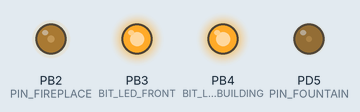
Simulated run of this program. Board: ATtiny2313, built with avr-gcc and emulated at 1 MHz. Shown: output pins drawn as LEDs (lit = HIGH).

Above: at 0.15 s.
At 4.97 s:
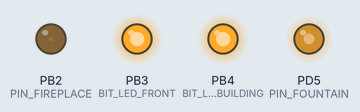
At 9.8 s:
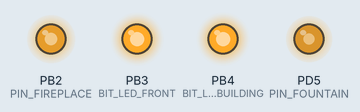
At 20.05 s:
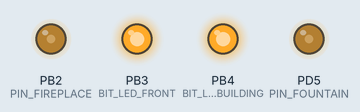
At 29.4 s:
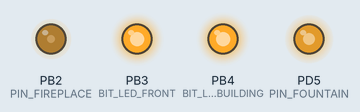
At 39.65 s:
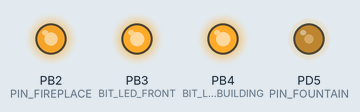
Timing chart, 0 to 40.0 s (numbered marks = the images above):
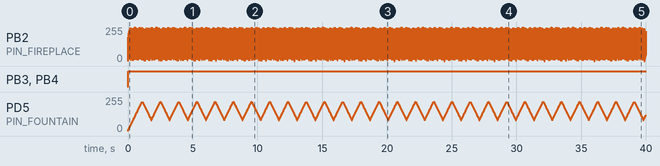

Measured:
- by itself, PB2 (PIN_FIREPLACE): moves between 0/255 and 254/255, repeating every 1.3 s
- by itself, PB3 (BIT_LED_FRONT), PB4 (BIT_LED_BUILDING): LOW → HIGH at 0.00 s

The program:

main.c
```c
/*
 */

#include "cabin.h"
#include "fireplace.h"
#include "fountain.h"
#include "timer0.h"
#include <avr/io.h>
#include <util/delay.h>

/*
 * Hardware Schematic
 *  LED Fireplace           PB2 (OC0A)
 *  LED Fountain            PD5 (OC0B)
 *  LED Cabin Front         PB3 (OC1A)
 *  LED Cabin Building      PB4 (OC1B)
 */

/*******************************************************************************
 * initializes all modules
 *
 * @param   none
 *
 * @return  none
 *
 ******************************************************************************/
void init()
{
	timer0_init();
	fireplace_init();
	fountain_init();
	cabin_init();
}

/*******************************************************************************
 * the main function
 *
 * @param   none
 *
 * @return  none
 *
 ******************************************************************************/
int main(void)
{
	init();

	cabin_light_building(1);
	cabin_light_front(1);

	while (1) {
		timer0_setA(fireplace_burn());
		timer0_setB(fountain_shine());
		_delay_ms(10);
	}

	return 0;
}
```

cabin.c
```c
#include "cabin.h"

#define DDR_LED_FRONT DDRB
#define PORT_LED_FRONT PORTB
#define BIT_LED_FRONT PB3

#define DDR_LED_BUILDING DDRB
#define PORT_LED_BUILDING PORTB
#define BIT_LED_BUILDING PB4

/*******************************************************************************
 * initializes the I/Os
 *
 * @param   none
 *
 * @return  none
 *
 ******************************************************************************/
void cabin_init()
{
	DDR_LED_FRONT |= (1 << BIT_LED_FRONT);
	PORT_LED_FRONT |= (1 << BIT_LED_FRONT);

	DDR_LED_BUILDING |= (1 << BIT_LED_BUILDING);
	PORT_LED_BUILDING |= (1 << BIT_LED_BUILDING);
}

/*******************************************************************************
 * turns the led in the front on/off
 *
 * @param   on      1   turn the led on
 *                  0   turn the led off
 *
 * @return  none
 *
 ******************************************************************************/
void cabin_light_front(uint8_t on)
{
	if (on)
		PORT_LED_FRONT |= (1 << BIT_LED_FRONT);
	else
		PORT_LED_FRONT &= ~(1 << BIT_LED_FRONT);
}

/*******************************************************************************
 * turns the led in the building on/off
 *
 * @param   on      1   turn the led on
 *                  0   turn the led off
 *
 * @return  none
 *
 ******************************************************************************/
void cabin_light_building(uint8_t on)
{
	if (on)
		PORT_LED_BUILDING |= (1 << BIT_LED_BUILDING);
	else
		PORT_LED_BUILDING &= ~(1 << BIT_LED_BUILDING);
}
```

cabin.h
```c
#ifndef CABIN_H_INCLUDED
#define CABIN_H_INCLUDED

#include <avr/io.h>

void cabin_init();
void cabin_light_front(uint8_t on);
void cabin_light_building(uint8_t on);

#endif // CABIN_H_INCLUDED
```

fireplace.c
```c
#include <avr/io.h>

#define DDR_FIREPLACE DDRB
#define PORT_FIREPLACE PORTB
#define PIN_FIREPLACE PB2

/*******************************************************************************
 * initializes the I/Os
 *
 * @param   none
 *
 * @return  none
 *
 ******************************************************************************/
void fireplace_init()
{
	DDR_FIREPLACE |= (1 << PIN_FIREPLACE);
	PORT_FIREPLACE &= ~(1 << PIN_FIREPLACE);
}

/*******************************************************************************
 * simulates the burning fire and returns its current power
 *
 * the power of the fire will be jumping between 0 and 255 with every call of
 * this function. Through this, the brightness will create a flickering effect
 * which a real fire has.
 *
 * @param   none
 *
 * @return  the power of the fire between 0 (out) and 255 (brightest)
 *
 ******************************************************************************/
uint8_t fireplace_burn()
{
	static uint8_t power = 0;

	power += 90;

	return power;
}
```

fireplace.h
```c
#ifndef FIREPLACE_H_INCLUDED
#define FIREPLACE_H_INCLUDED

void    fireplace_init();
uint8_t fireplace_burn();

#endif // FIREPLACE_H_INCLUDED
```

fountain.c
```c
#include <avr/io.h>

#define DDR_FOUNTAIN DDRD
#define PORT_FOUNTAIN PORTD
#define PIN_FOUNTAIN PD5

/*******************************************************************************
 * initializes the I/Os
 *
 * @param   none
 *
 * @return  none
 *
 ******************************************************************************/
void fountain_init()
{
	DDR_FOUNTAIN |= (1 << PIN_FOUNTAIN);
	PORT_FOUNTAIN &= ~(1 << PIN_FOUNTAIN);
}

/*******************************************************************************
 * simulates the shining water of the fountain
 *
 * changes the brightness smoothly between 0 and 255
 *
 * @param   none
 *
 * @return  the power (brightness) of the shining water
 *
 ******************************************************************************/
uint8_t fountain_shine()
{
	static uint8_t dir   = 1;
	static uint8_t power = 0;

	if (dir == 1) {
		power += 2;

		if (power >= 220)
			dir = 0;
	}
	else {
		power -= 2;

		if (power <= 80)
			dir = 1;
	}

	return power;
}
```

fountain.h
```c
#ifndef FOUNTAIN_H_INCLUDED
#define FOUNTAIN_H_INCLUDED

uint8_t fountain_init();
uint8_t fountain_shine();

#endif // FOUNTAIN_H_INCLUDED
```

timer0.c
```c
#include "timer0.h"

/*******************************************************************************
 * initializes the timer 0
 *
 * @param   none
 *
 * @return  none
 *
 ******************************************************************************/
void timer0_init()
{
	TCCR0A |= (1 << WGM02) | (1 << WGM00); // 8bit PWM Phase correct

	TCCR0A |= (1 << COM0A1); // Clear OC0A on compare
	TCCR0A |= (1 << COM0B1); // Clear OB0B on compare

	TCCR0B |= (1 << CS01); // prescaler 8

	OCR0A = 0;
	OCR0B = 0;
}

/*******************************************************************************
 * sets the pwm output level
 *
 * @param   pwm     the power of the pwm [0=off|255=max]
 *
 * @return  none
 *
 ******************************************************************************/
void timer0_setA(uint8_t pwm) { OCR0A = pwm; }

/*******************************************************************************
 * sets the pwm output level
 *
 * @param   pwm     the power of the pwm [0=off|255=max]
 *
 * @return  none
 *
 ******************************************************************************/
void timer0_setB(uint8_t pwm) { OCR0B = pwm; }
```

timer0.h
```c
#ifndef TIMER0_H_INCLUDED
#define TIMER0_H_INCLUDED

#include <avr/io.h>

void timer0_init();
void timer0_setA(uint8_t pwm);
void timer0_setB(uint8_t pwm);

#endif // TIMER0_H_INCLUDED
```
